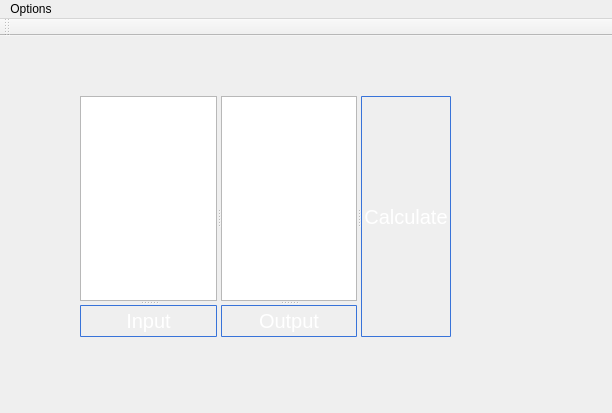
<?xml version="1.0" encoding="UTF-8"?>
<ui version="4.0">
 <class>MainWindow</class>
 <widget class="QMainWindow" name="MainWindow">
  <property name="geometry">
   <rect>
    <x>0</x>
    <y>0</y>
    <width>612</width>
    <height>413</height>
   </rect>
  </property>
  <property name="windowTitle">
   <string>MainWindow</string>
  </property>
  <property name="styleSheet">
   <string notr="true">QPushButton{
    padding:2px;
    color: #fff;
    font-size: 20px;
    border-radius: 1px;
    border: 1px solid #3873d9;
    background-color: qlineargradient( x1: 0, y1: 0, x2: 0, y2: 1,
                                        stop: 0 #4287ff, stop: 1 #356ccc);
 }

QTextEdit{
	font-size: 20px;
}</string>
  </property>
  <widget class="QWidget" name="centralWidget">
   <widget class="QSplitter" name="splitter_4">
    <property name="geometry">
     <rect>
      <x>80</x>
      <y>60</y>
      <width>371</width>
      <height>241</height>
     </rect>
    </property>
    <property name="orientation">
     <enum>Qt::Horizontal</enum>
    </property>
    <widget class="QSplitter" name="splitter_3">
     <property name="orientation">
      <enum>Qt::Horizontal</enum>
     </property>
     <widget class="QSplitter" name="splitter">
      <property name="orientation">
       <enum>Qt::Vertical</enum>
      </property>
      <widget class="QTextEdit" name="textEdit"/>
      <widget class="QPushButton" name="InputButton">
       <property name="text">
        <string>Input</string>
       </property>
      </widget>
     </widget>
     <widget class="QSplitter" name="splitter_2">
      <property name="orientation">
       <enum>Qt::Vertical</enum>
      </property>
      <widget class="QTextEdit" name="textEdit_2"/>
      <widget class="QPushButton" name="OutputButton">
       <property name="text">
        <string>Output</string>
       </property>
      </widget>
     </widget>
    </widget>
    <widget class="QPushButton" name="ActionButton">
     <property name="text">
      <string>Calculate</string>
     </property>
    </widget>
   </widget>
  </widget>
  <widget class="QMenuBar" name="menuBar">
   <property name="geometry">
    <rect>
     <x>0</x>
     <y>0</y>
     <width>612</width>
     <height>21</height>
    </rect>
   </property>
   <widget class="QMenu" name="menuOptins">
    <property name="title">
     <string>Options</string>
    </property>
    <addaction name="actionHelp"/>
    <addaction name="actionAbout"/>
   </widget>
   <addaction name="menuOptins"/>
  </widget>
  <widget class="QToolBar" name="mainToolBar">
   <attribute name="toolBarArea">
    <enum>TopToolBarArea</enum>
   </attribute>
   <attribute name="toolBarBreak">
    <bool>false</bool>
   </attribute>
  </widget>
  <action name="actionHelp">
   <property name="text">
    <string>Help</string>
   </property>
  </action>
  <action name="actionAbout">
   <property name="text">
    <string>About</string>
   </property>
  </action>
 </widget>
 <layoutdefault spacing="6" margin="11"/>
 <resources/>
 <connections/>
</ui>
